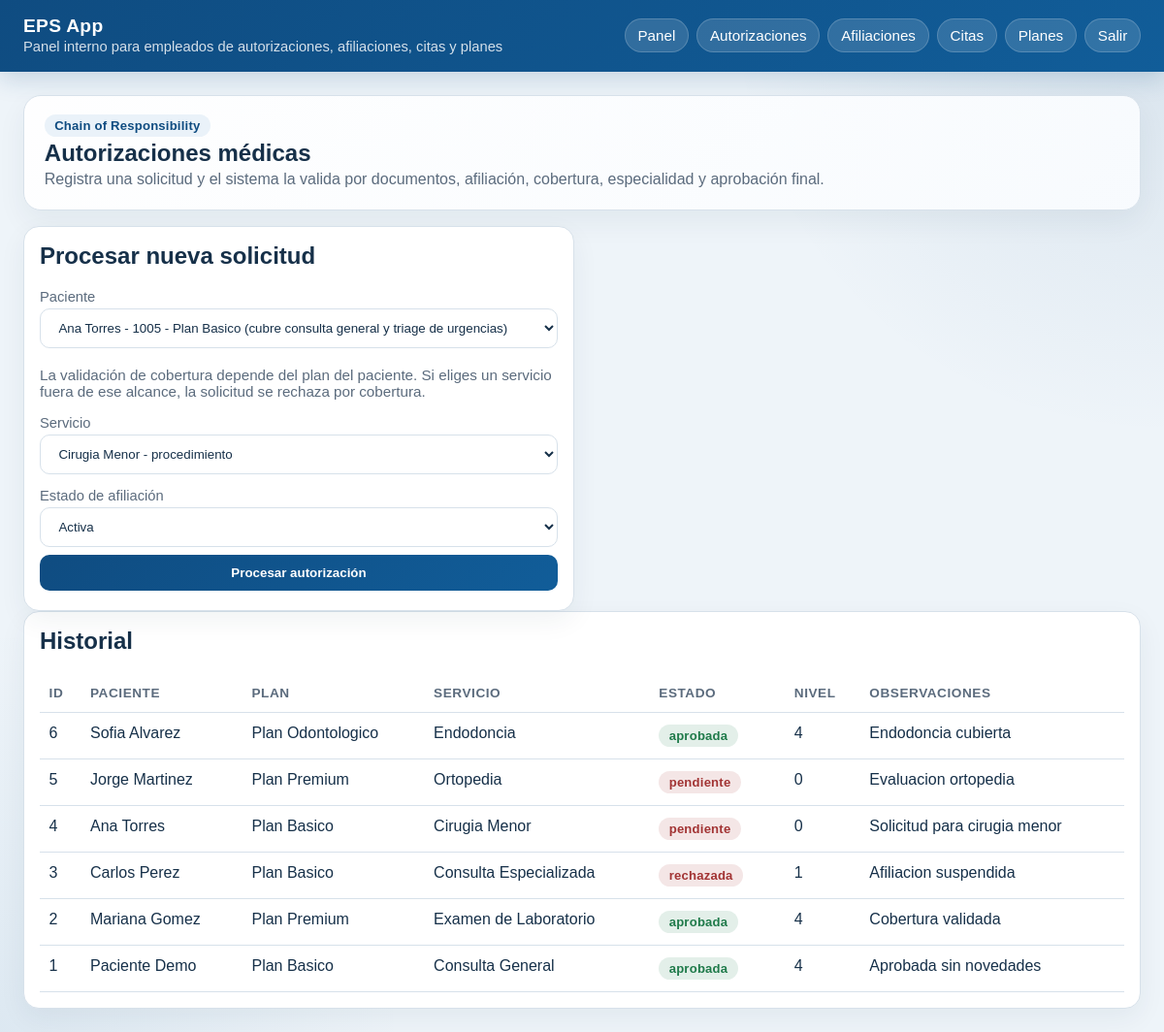
Before: /autorizaciones/ (signed in) with the older database file.
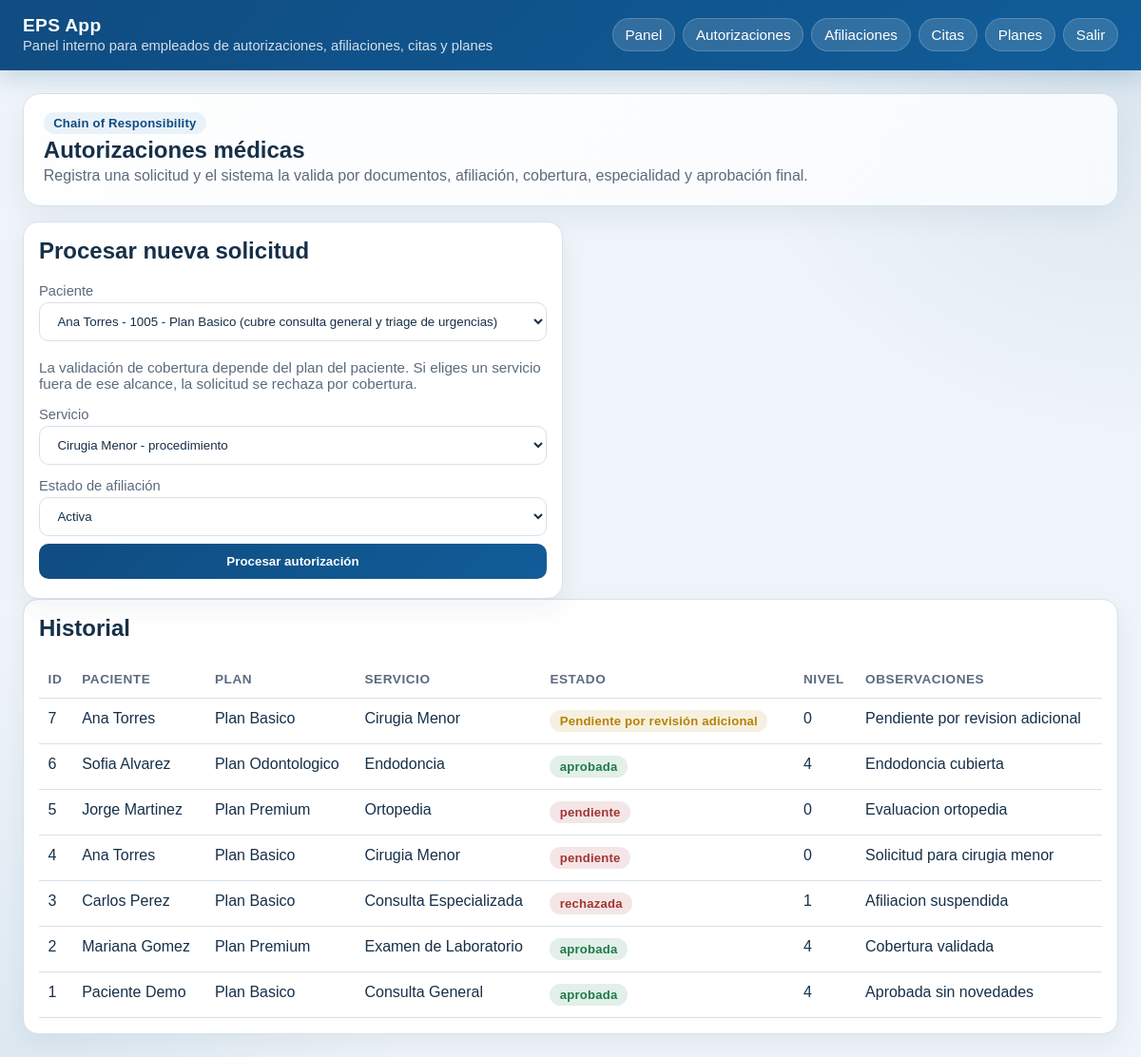
After: the same page with the newer database file.
### tables this page shows
CREATE TABLE autorizaciones (
            id INTEGER PRIMARY KEY AUTOINCREMENT,
            paciente_id INTEGER NOT NULL,
            servicio_id INTEGER NOT NULL,
            estado TEXT NOT NULL,
            nivel_aprobacion INTEGER NOT NULL DEFAULT 0,
            fecha_solicitud TEXT NOT NULL,
            observaciones TEXT,
            FOREIGN KEY(paciente_id) REFERENCES pacientes(id),
            FOREIGN KEY(servicio_id) REFERENCES servicios(id)
        );

CREATE TABLE pacientes (
            id INTEGER PRIMARY KEY AUTOINCREMENT,
            nombre TEXT NOT NULL,
            documento TEXT UNIQUE NOT NULL,
            direccion TEXT,
            telefono TEXT,
            email TEXT,
            estado_afiliacion TEXT NOT NULL DEFAULT 'pendiente',
            plan_id INTEGER NOT NULL DEFAULT 1,
            FOREIGN KEY(plan_id) REFERENCES planes(id)
        );

CREATE TABLE planes (
            id INTEGER PRIMARY KEY AUTOINCREMENT,
            nombre TEXT NOT NULL,
            tipo TEXT NOT NULL,
            tarifa_base REAL NOT NULL,
            cobertura TEXT NOT NULL,
            incluye_ortodoncia INTEGER NOT NULL DEFAULT 0
        );

CREATE TABLE servicios (
            id INTEGER PRIMARY KEY AUTOINCREMENT,
            nombre TEXT NOT NULL,
            tipo_servicio TEXT NOT NULL,
            tarifa_base REAL NOT NULL,
            requiere_especialidad TEXT,
            nivel_complejidad INTEGER NOT NULL DEFAULT 1
        );

### presentation/controllers/authorization_controller.py (the view)
@authorization_bp.route("/")
@login_required
@role_required("admin", "medico", "auxiliar")
def index():
    authorizations = authorization_service.list_authorizations()
    return render_template(
        "autorizaciones/index.html",
        authorizations=authorizations,
        patients=authorization_service.list_patients(),
        services=authorization_service.list_services(),
        coverage_description_for_plan=authorization_service.coverage_description_for_plan,
    )

### business/services/authorization_service.py (called while the page is built)
    def coverage_description_for_plan(self, plan_tipo: str) -> str:
        if plan_tipo == "basico":
            return "cubre consulta general y triage de urgencias"
        if plan_tipo == "complementario":
            return "cubre consulta general, urgencias y procedimientos ampliados"
        if plan_tipo == "odontologico":
            return "cubre endodoncia y procedimientos odontológicos"
        return "cobertura no definida"

    def list_authorizations(self):
        return self.authorization_dao.list_all()

    def list_patients(self):
        connection = get_connection()
        return connection.execute(
            """
            SELECT p.id, p.nombre, p.documento, pl.nombre AS plan_nombre, pl.tipo AS plan_tipo
            FROM pacientes p
            LEFT JOIN planes pl ON p.plan_id = pl.id
            ORDER BY p.nombre
            """
        ).fetchall()

    def list_services(self):
        connection = get_connection()
        return connection.execute("SELECT id, nombre, tipo_servicio FROM servicios ORDER BY nombre").fetchall()

### data/daos/authorization_dao.py (called while the page is built)
    def list_all(self):
        connection = get_connection()
        return connection.execute(
            """
            SELECT a.*, p.nombre AS paciente_nombre, s.nombre AS servicio_nombre, pl.nombre AS plan_nombre
            FROM autorizaciones a
            JOIN pacientes p ON p.id = a.paciente_id
            LEFT JOIN planes pl ON pl.id = p.plan_id
            JOIN servicios s ON s.id = a.servicio_id
            ORDER BY a.id DESC
            """
        ).fetchall()

### data/database.py (called while the page is built)
def get_connection():
    if "db" not in g:
        database_path = Path(current_app.config["DATABASE"])
        connection = sqlite3.connect(database_path)
        connection.row_factory = sqlite3.Row
        g.db = connection
    return g.db

def close_connection(_error=None):
    connection = g.pop("db", None)
    if connection is not None:
        connection.close()

### presentation/controllers/auth_controller.py (called while the page is built)
def login_required(view):
    @wraps(view)
    def wrapped(*args, **kwargs):
        if "user_id" not in session:
            return redirect(url_for("auth.login"))
        return view(*args, **kwargs)
    return wrapped

def role_required(*allowed_roles):
    def decorator(view):
        @wraps(view)
        def wrapped(*args, **kwargs):
            if session.get("rol") not in allowed_roles:
                return redirect(url_for("auth.dashboard"))
            return view(*args, **kwargs)
        return wrapped
    return decorator

### presentation/templates/autorizaciones/index.html (shortened to what this page needs)
{% extends 'base.html' %}
{% block content %}
<section class="hero">
  <div class="badge">Chain of Responsibility</div>
  <h1>Autorizaciones médicas</h1>
  <p>Registra una solicitud y el sistema la valida por documentos, afiliación, cobertura, especialidad y aprobación final.</p>
</section>
<section class="grid two">
  <article class="card">
    <h2>Procesar nueva solicitud</h2>
    <form method="post" action="{{ url_for('authorization.procesar') }}">
      <label for="paciente_id">Paciente</label>
      <select id="paciente_id" name="paciente_id">
        {% for patient in patients %}
          <option value="{{ patient['id'] }}">{{ patient['nombre'] }} - </option>
        {% endfor %}
      </select>
      <p class="meta">La validación de cobertura depende del plan del paciente. Si eliges un servicio fuera de ese alcance, la solicitud se rechaza por cobertura.</p>
      <label for="servicio_id">Servicio</label>
      <select id="servicio_id" name="servicio_id">
        {% for service in services %}
          <option value="{{ service['id'] }}">{{ service['nombre'] }} - {{ service['tipo_servicio'] }}</option>
        {% endfor %}
      </select>
      <label for="afiliacion_estado">Estado de afiliación</label>
      <select id="afiliacion_estado" name="afiliacion_estado">
        <option value="activa">Activa</option>
      </select>
      <button type="submit">Procesar autorización</button>
    </form>
  </article>
</section>
<section class="card">
  <h2>Historial</h2>
  {% if authorizations %}
  <table>
    <thead>
      <tr>
        <th>ID</th>
        <th>Paciente</th>
        <th>Plan</th>
        <th>Servicio</th>
        <th>Estado</th>
        <th>Nivel</th>
        <th>Observaciones</th>
      </tr>
    </thead>
    <tbody>
      {% for item in authorizations %}
      <tr>
        <td>{{ item['id'] }}</td>
        <td>{{ item['paciente_nombre'] }}</td>
        <td>{{ item['plan_nombre'] or '—' }}</td>
        <td>{{ item['servicio_nombre'] }}</td>
        <td>
          {% if item['estado'] == 'pendiente' and item['observaciones'] == 'Pendiente por revision adicional' %}
            <span class="badge warning">Pendiente por revisión adicional</span>
          {% elif item['estado'] == 'aprobada' %}
            <span class="badge success">aprobada</span>
          {% else %}
            <span class="badge danger">{{ item['estado'] }}</span>
          {% endif %}
        </td>
        <td>{{ item['nivel_aprobacion'] }}</td>
        <td>{{ item['observaciones'] }}</td>
      </tr>
      {% endfor %}
    </tbody>
  </table>
  {% else %}
    <p class="empty">No hay autorizaciones registradas todavía.</p>
  {% endif %}
</section>
{% endblock %}

### presentation/templates/base.html (shortened to what this page needs)
<!doctype html>
<html lang="es">
<head>
</head>
<body>
  <header>
    <div class="header-row">
      <div class="brand">
        <strong>EPS App</strong>
        <span>Panel interno para empleados de autorizaciones, afiliaciones, citas y planes</span>
      </div>
      <nav>
        <a href="/dashboard">Panel</a>
        {% if session.get('rol') in ['admin', 'medico', 'auxiliar'] %}
          <a href="/autorizaciones/">Autorizaciones</a>
        {% endif %}
        {% if session.get('rol') in ['admin', 'auxiliar'] %}
          <a href="/afiliaciones/">Afiliaciones</a>
        {% endif %}
        {% if session.get('rol') in ['admin', 'medico'] %}
          <a href="/citas/">Citas</a>
        {% endif %}
        {% if session.get('rol') in ['admin', 'auxiliar'] %}
          <a href="/planes/">Planes</a>
        {% endif %}
        <a href="/logout">Salir</a>
      </nav>
    </div>
  </header>
  <main>
    {% block content %}{% endblock %}
  </main>
</body>
</html>

### presentation/templates/base.html (style rules this page uses)
:root { --bg: #eef4f9; --panel: #ffffff; --panel-soft: #f8fbfe; --text: #163049; --muted: #5b6b7d; --primary: #0f4c81; --primary-2: #115d99; --border: #d7e1ea; --success: #1f7a4a; --warning: #b78103; --danger: #a23434; }
* { box-sizing: border-box; }
body { font-family: Arial, sans-serif; margin: 0; background: radial-gradient(circle at top right, rgba(15,76,129,.10), transparent 28%), radial-gradient(circle at bottom left, rgba(17,93,153,.08), transparent 26%), var(--bg); color: var(--text); }
header { background: linear-gradient(135deg, var(--primary), var(--primary-2)); color: white; padding: 1rem 1.5rem 1.1rem; box-shadow: 0 8px 24px rgba(15,76,129,.18); }
.header-row { display: flex; align-items: center; justify-content: space-between; gap: 1rem; flex-wrap: wrap; }
.brand { display: flex; flex-direction: column; gap: .15rem; }
.brand strong { font-size: 1.2rem; letter-spacing: .3px; }
.brand span { color: rgba(255,255,255,.82); font-size: .92rem; }
nav { display: flex; gap: .5rem; flex-wrap: wrap; }
nav a { color: white; text-decoration: none; background: rgba(255,255,255,.14); border: 1px solid rgba(255,255,255,.18); padding: .5rem .8rem; border-radius: 999px; font-size: .95rem; }
main { padding: 1.5rem; max-width: 1200px; margin: 0 auto; }
.hero { background: linear-gradient(135deg, rgba(255,255,255,.95), rgba(248,251,254,.98)); border: 1px solid var(--border); border-radius: 18px; padding: 1.2rem 1.3rem; margin-bottom: 1rem; box-shadow: 0 12px 30px rgba(18,49,74,.06); }
.hero h1, .hero h2, .hero p { margin: .2rem 0; }
.hero p { color: var(--muted); }
.grid { display: grid; gap: 1rem; }
.grid.two { grid-template-columns: repeat(2, minmax(0, 1fr)); }
.card { background: var(--panel); border: 1px solid var(--border); border-radius: 16px; padding: 1rem; box-shadow: 0 10px 28px rgba(18,49,74,.06); }
.card h2, .card h3 { margin-top: 0; }
.meta { color: var(--muted); font-size: .95rem; }
.badge { display: inline-flex; align-items: center; gap: .35rem; padding: .25rem .65rem; border-radius: 999px; background: #eaf2f9; color: var(--primary); font-size: .82rem; font-weight: 700; letter-spacing: .2px; margin-right: .35rem; }
.badge.success { background: rgba(31,122,74,.12); color: var(--success); }
.badge.warning { background: rgba(183,129,3,.12); color: var(--warning); }
.badge.danger { background: rgba(162,52,52,.12); color: var(--danger); }
input, select, button, textarea { padding: .7rem .9rem; margin: .25rem 0; width: 100%; box-sizing: border-box; border: 1px solid var(--border); border-radius: 10px; background: white; color: var(--text); }
label { display: block; font-size: .92rem; color: var(--muted); margin-top: .6rem; }
button { background: linear-gradient(135deg, var(--primary), var(--primary-2)); color: white; border: 0; border-radius: 10px; cursor: pointer; font-weight: 700; }
table { width: 100%; border-collapse: collapse; }
th, td { text-align: left; padding: .75rem .6rem; border-bottom: 1px solid var(--border); vertical-align: top; }
th { color: var(--muted); font-size: .85rem; text-transform: uppercase; letter-spacing: .04em; }

Changed rows visible on the page:
added autorizaciones: id "7", paciente_nombre "Ana Torres", nombre "Plan Basico", servicio_nombre "Cirugia Menor", estado "Pendiente por revisión adicional", nivel_aprobacion "0", observaciones "Pendiente por revision adicional"
